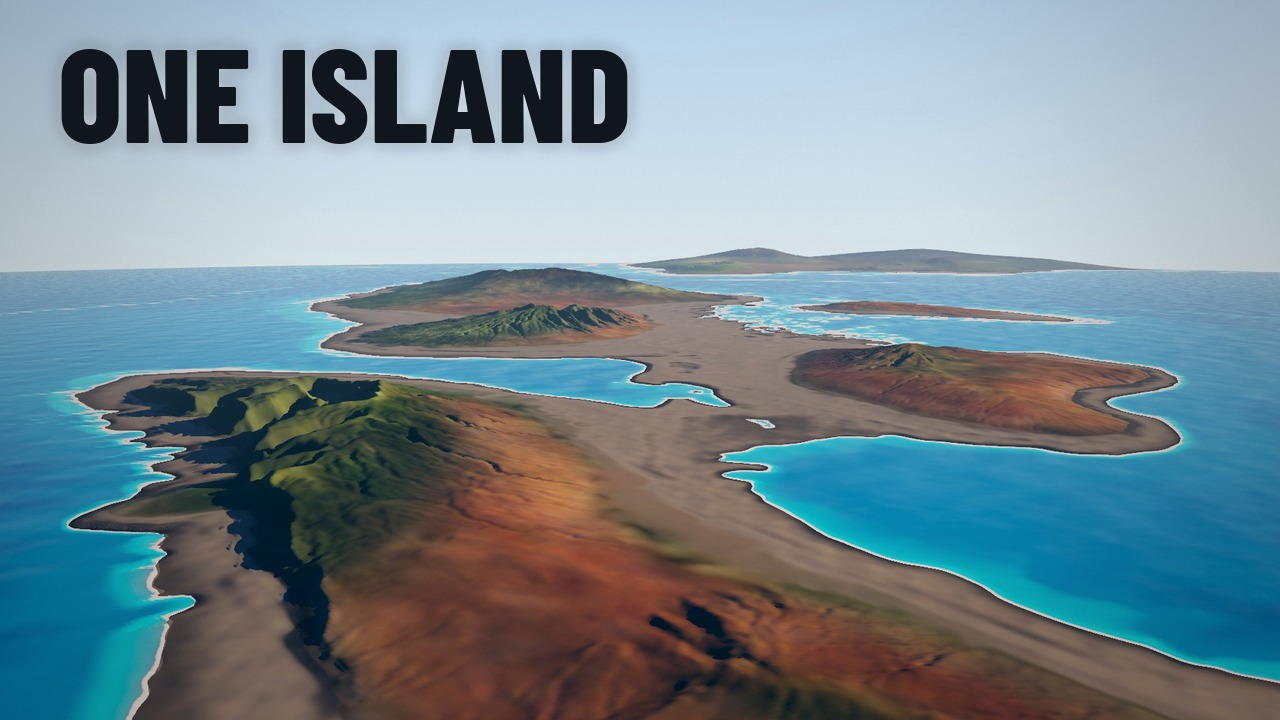
#> input picture channel/packaging/tmp/claude-0/-home-user-juicytea-media/4a181100-5b6b-5601-bf64-5ea13c092764/scratchpad/research/packaging/design_question/cand_3.jpg, 1280 x 720 px, given in place of cand_3.jpg_1_home.jpg, which was not available
$ python review.py ../cand_3.jpg 5 ../cand_4.jpg
#> lines starting #> are read from the running program, lines starting #| are printed output that depends on the picture
"""Compact review of feedsim output: one row per candidate (home, upnext, sidebar column, and glances).
usage: review.py FEED_PREFIX ncand out.jpg"""
import sys, json, os
from PIL import Image, ImageDraw
pre, n, out = sys.argv[1], int(sys.argv[2]), sys.argv[3]
rows = []
for i in range(1, n + 1):
    p = f'{pre}_{i}'
    home = Image.open(p + '_home.jpg').resize((273, 591))
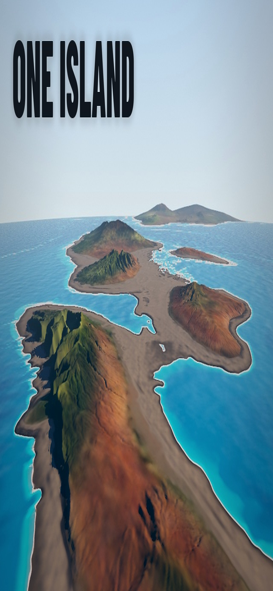
#> home: PIL image 273x591 RGB; mean R, G, B 116.6, 136.4, 145.4
    up = Image.open(p + '_upnext.jpg').resize((273, 591))
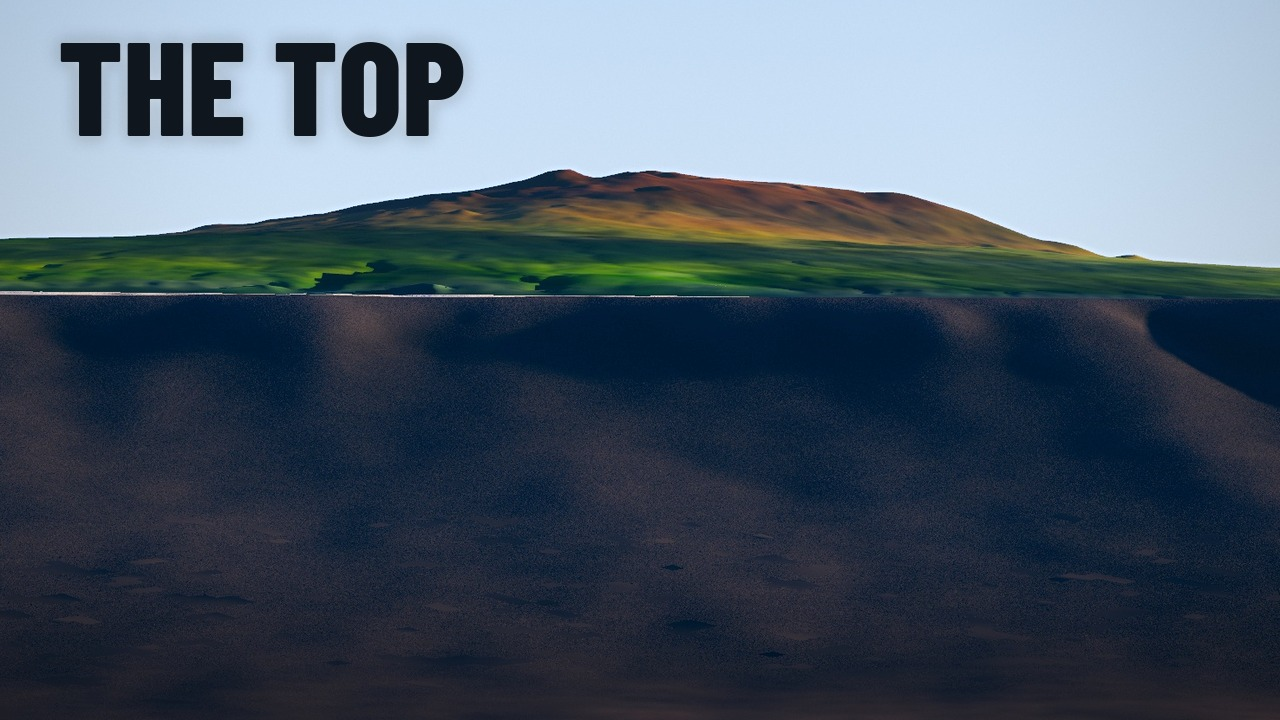
#> input picture channel/packaging/tmp/claude-0/-home-user-juicytea-media/4a181100-5b6b-5601-bf64-5ea13c092764/scratchpad/research/packaging/design_question/cand_4.jpg, 1280 x 720 px, given in place of cand_3.jpg_1_upnext.jpg, which was not available
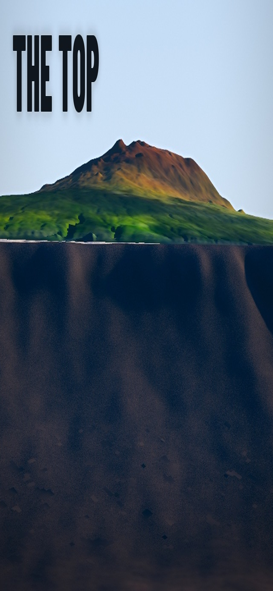
#> up: PIL image 273x591 RGB; mean R, G, B 75.6, 90, 104.3
    sb = Image.open(p + '_sidebar.jpg').crop((870, 80, 1280, 720)).resize((338, 528))
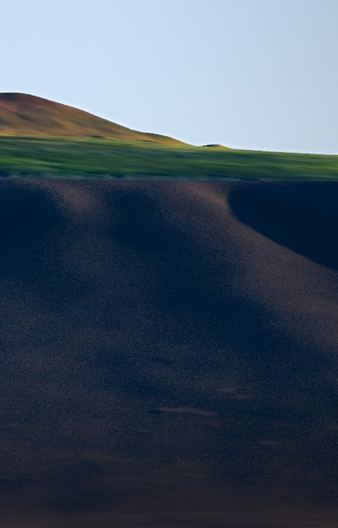
#> sb: PIL image 338x528 RGB; mean R, G, B 69.3, 84, 99.4
#> (the run stopped early here; a loop or call above may not have finished)
